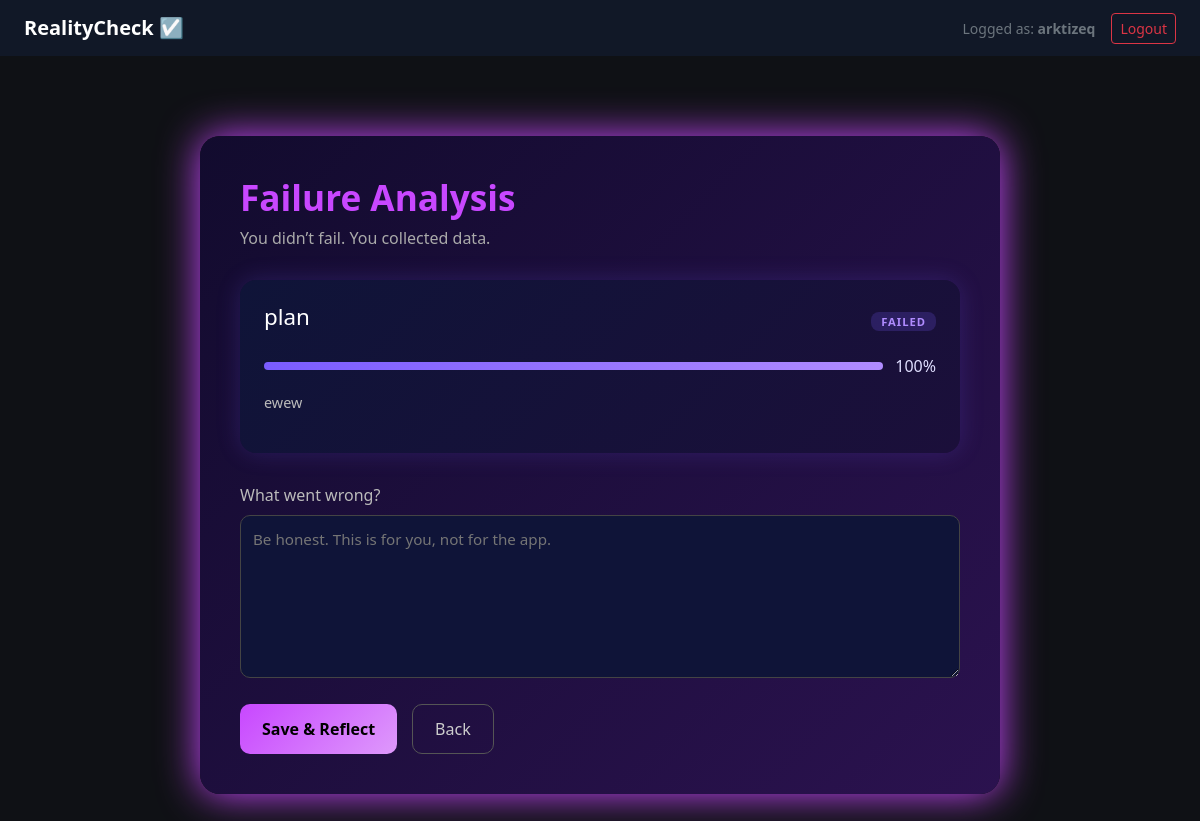
Before: /events/1/fail (signed in) with the older database file.
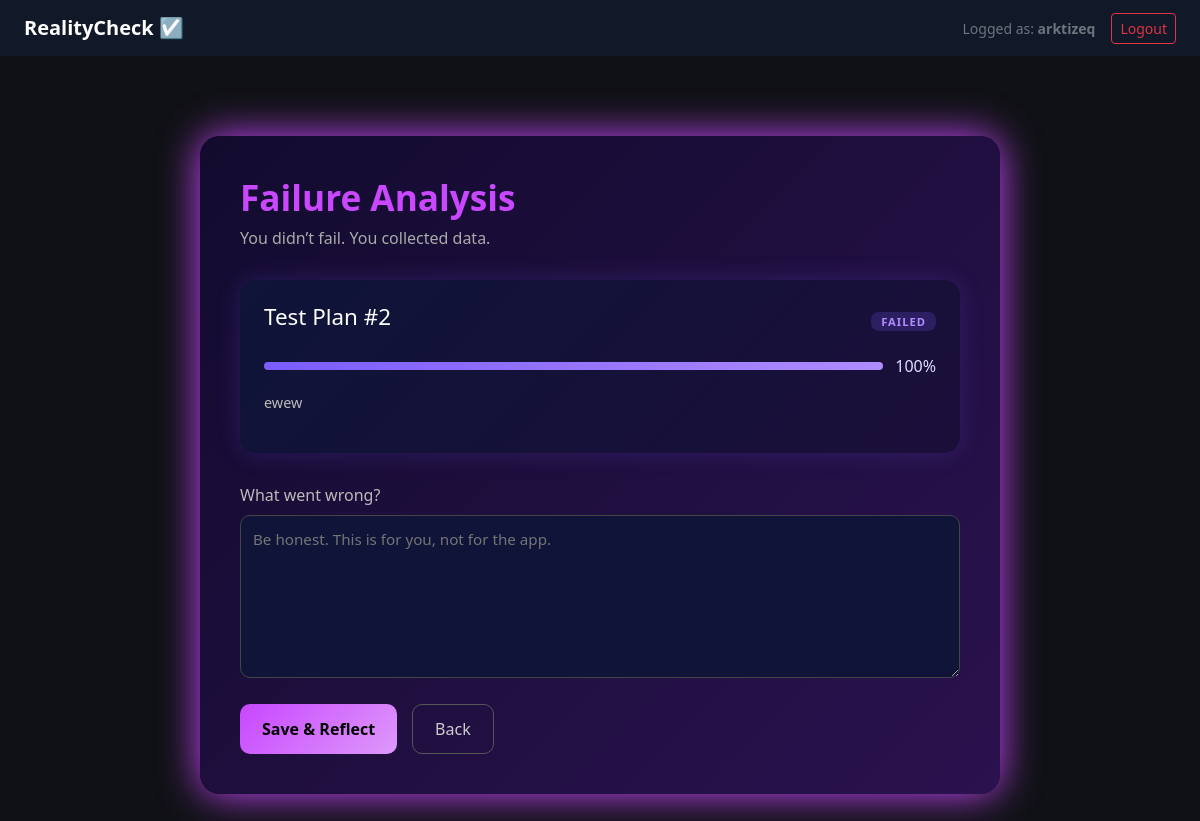
After: the same page with the newer database file.
### app/models/event.py (models this page shows)
class Event(Base):
    __tablename__ = "events"
    id: Mapped[int] = mapped_column(Integer, primary_key=True, index=True)
    title: Mapped[str] = mapped_column(String(100), nullable=False)
    description: Mapped[str] = mapped_column(String(100), nullable=True)
    progress: Mapped[int] = mapped_column(Integer, default=0)
    status: Mapped[str] = mapped_column(String(100), default="planned")
    failure_note: Mapped[str] = mapped_column(String(100), nullable=True)
    created_at: Mapped[datetime] = mapped_column(DateTime, default=datetime.utcnow)
    user_id: Mapped[int] = mapped_column(Integer, ForeignKey("users.id"), nullable=False)
    user = relationship("User", back_populates="events")

### app/api/pages.py (the view)
@router.get("/events/{event_id}/fail", response_class=HTMLResponse)
def fail_event_page(
    request: Request,
    event_id: int,
    db: Session = Depends(get_db),
    user: User = Depends(get_current_user),
):
    event = (
        db.query(Event)
        .filter(Event.id == event_id, Event.user_id == user.id)
        .first()
    )
    if not event:
        raise HTTPException(status_code=404)
    return templates.TemplateResponse(
        "fail_event.html",
        {
            "request": request,
            "event": event,
            "current_user": user,
            "error": None,
        },
    )

### app/templates/fail_event.html
{% extends "base.html" %}
{% block content %}
<link rel="stylesheet" href="{{ url_for('static', path='css/fail_event.css') }}">
<div class="fail-container">
    <h1><strong>Failure Analysis</strong></h1>
    <p class="subtitle">
        You didn’t fail. You collected data.
    </p>
    <div class="event-preview">
    <div class="preview-header">
        <h2>{{ event.title }}</h2>
        <span class="badge failed">FAILED</span>
    </div>
    <div class="preview-progress">
        <div class="progress-track">
            <div class="progress-fill" style="width: {{ event.progress }}%;"></div>
        </div>
        <span>{{ event.progress }}%</span>
    </div>
    <p class="preview-description">
        {{ event.description or "No description provided." }}
    </p>
</div>
    <form method="post" class="fail-form">
        <label>What went wrong?</label>
        <textarea
            name="failure_note"
            rows="6"
            required
            placeholder="Be honest. This is for you, not for the app."
        ></textarea>
        <div class="fail-actions">
            <button type="submit" class="btn-fail">
                Save & Reflect
            </button>
            <a href="/events/{{ event.id }}/edit" class="btn-back">
                Back
            </a>
        </div>
    </form>
</div>
{% endblock %}

Changed rows visible on the page:
changed Event "ewew": title "plan" → "Test Plan #2"
